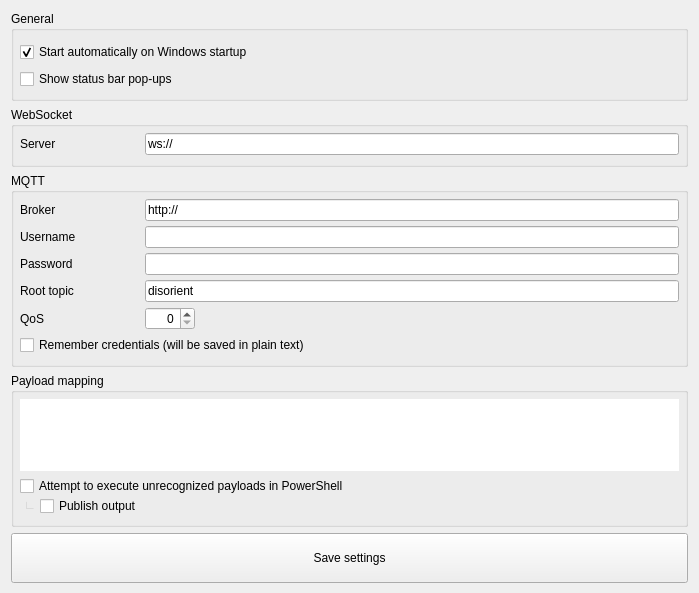
      <widget class="QWidget" name="tab_6">
       <attribute name="icon">
        <iconset resource="../resources/resources.qrc">
         <normaloff>:/icons/settings.png</normaloff>:/icons/settings.png</iconset>
       </attribute>
       <attribute name="title">
        <string>Settings</string>
       </attribute>
       <layout class="QGridLayout" name="gridLayout_2">
        <property name="bottomMargin">
         <number>4</number>
        </property>
        <property name="verticalSpacing">
         <number>6</number>
        </property>
        <item row="0" column="0">
         <layout class="QVBoxLayout" name="verticalLayout_3" stretch="0,0,2,2,0">
          <property name="bottomMargin">
           <number>6</number>
          </property>
          <item>
           <widget class="QGroupBox" name="groupBox_3">
            <property name="sizePolicy">
             <sizepolicy hsizetype="Preferred" vsizetype="Fixed">
              <horstretch>0</horstretch>
              <verstretch>0</verstretch>
             </sizepolicy>
            </property>
            <property name="maximumSize">
             <size>
              <width>16777215</width>
              <height>76</height>
             </size>
            </property>
            <property name="title">
             <string>General</string>
            </property>
            <layout class="QVBoxLayout" name="verticalLayout_4">
             <property name="spacing">
              <number>2</number>
             </property>
             <property name="sizeConstraint">
              <enum>QLayout::SetMaximumSize</enum>
             </property>
             <property name="leftMargin">
              <number>6</number>
             </property>
             <property name="topMargin">
              <number>6</number>
             </property>
             <property name="rightMargin">
              <number>6</number>
             </property>
             <property name="bottomMargin">
              <number>9</number>
             </property>
             <item>
              <widget class="QCheckBox" name="checkBoxAutostart">
               <property name="sizePolicy">
                <sizepolicy hsizetype="MinimumExpanding" vsizetype="Fixed">
                 <horstretch>0</horstretch>
                 <verstretch>0</verstretch>
                </sizepolicy>
               </property>
               <property name="minimumSize">
                <size>
                 <width>0</width>
                 <height>30</height>
                </size>
               </property>
               <property name="styleSheet">
                <string notr="true"/>
               </property>
               <property name="text">
                <string>Start automatically on Windows startup</string>
               </property>
               <property name="checked">
                <bool>true</bool>
               </property>
              </widget>
             </item>
             <item>
              <widget class="QCheckBox" name="checkBoxAllowPopups">
               <property name="text">
                <string>Show status bar pop-ups</string>
               </property>
              </widget>
             </item>
            </layout>
           </widget>
          </item>
          <item>
           <widget class="QGroupBox" name="groupBox">
            <property name="sizePolicy">
             <sizepolicy hsizetype="Preferred" vsizetype="Fixed">
              <horstretch>0</horstretch>
              <verstretch>0</verstretch>
             </sizepolicy>
            </property>
            <property name="maximumSize">
             <size>
              <width>16777215</width>
              <height>48</height>
             </size>
            </property>
            <property name="title">
             <string>WebSocket</string>
            </property>
            <layout class="QVBoxLayout" name="verticalLayout_7">
             <property name="spacing">
              <number>2</number>
             </property>
             <property name="sizeConstraint">
              <enum>QLayout::SetMaximumSize</enum>
             </property>
             <property name="leftMargin">
              <number>6</number>
             </property>
             <property name="topMargin">
              <number>6</number>
             </property>
             <property name="rightMargin">
              <number>6</number>
             </property>
             <item>
              <layout class="QHBoxLayout" name="horizontalLayout_4" stretch="1,3">
               <property name="spacing">
                <number>5</number>
               </property>
               <property name="bottomMargin">
                <number>0</number>
               </property>
               <item>
                <widget class="QLabel" name="label_8">
                 <property name="sizePolicy">
                  <sizepolicy hsizetype="Fixed" vsizetype="Fixed">
                   <horstretch>0</horstretch>
                   <verstretch>0</verstretch>
                  </sizepolicy>
                 </property>
                 <property name="minimumSize">
                  <size>
                   <width>120</width>
                   <height>0</height>
                  </size>
                 </property>
                 <property name="maximumSize">
                  <size>
                   <width>120</width>
                   <height>20</height>
                  </size>
                 </property>
                 <property name="text">
                  <string>Server</string>
                 </property>
                </widget>
               </item>
               <item>
                <widget class="QLineEdit" name="lineEditWebSocketAddr">
                 <property name="text">
                  <string>ws://</string>
                 </property>
                </widget>
               </item>
              </layout>
             </item>
            </layout>
           </widget>
          </item>
          <item>
           <widget class="QGroupBox" name="groupBox_2">
            <property name="sizePolicy">
             <sizepolicy hsizetype="Preferred" vsizetype="Minimum">
              <horstretch>0</horstretch>
              <verstretch>0</verstretch>
             </sizepolicy>
            </property>
            <property name="maximumSize">
             <size>
              <width>16777215</width>
              <height>100</height>
             </size>
            </property>
            <property name="title">
             <string>MQTT</string>
            </property>
            <layout class="QVBoxLayout" name="verticalLayout_8" stretch="1,1,1,1,1,0">
             <property name="spacing">
              <number>5</number>
             </property>
             <property name="sizeConstraint">
              <enum>QLayout::SetMinAndMaxSize</enum>
             </property>
             <property name="leftMargin">
              <number>6</number>
             </property>
             <property name="topMargin">
              <number>6</number>
             </property>
             <property name="rightMargin">
              <number>6</number>
             </property>
             <property name="bottomMargin">
              <number>9</number>
             </property>
             <item>
              <layout class="QHBoxLayout" name="horizontalLayout" stretch="1,3">
               <property name="spacing">
                <number>5</number>
               </property>
               <property name="bottomMargin">
                <number>0</number>
               </property>
               <item>
                <widget class="QLabel" name="label">
                 <property name="minimumSize">
                  <size>
                   <width>120</width>
                   <height>0</height>
                  </size>
                 </property>
                 <property name="maximumSize">
                  <size>
                   <width>120</width>
                   <height>16777215</height>
                  </size>
                 </property>
                 <property name="text">
                  <string>Broker</string>
                 </property>
                </widget>
               </item>
               <item>
                <widget class="QLineEdit" name="lineEditMqttBroker">
                 <property name="text">
                  <string>http://</string>
                 </property>
                </widget>
               </item>
              </layout>
             </item>
             <item>
              <layout class="QHBoxLayout" name="horizontalLayout_12" stretch="1,3">
               <property name="spacing">
                <number>5</number>
               </property>
               <property name="leftMargin">
                <number>0</number>
               </property>
               <property name="topMargin">
                <number>0</number>
               </property>
               <property name="rightMargin">
                <number>0</number>
               </property>
               <property name="bottomMargin">
                <number>0</number>
               </property>
               <item>
                <widget class="QLabel" name="label_7">
                 <property name="sizePolicy">
                  <sizepolicy hsizetype="Fixed" vsizetype="Preferred">
                   <horstretch>0</horstretch>
                   <verstretch>0</verstretch>
                  </sizepolicy>
                 </property>
                 <property name="minimumSize">
                  <size>
                   <width>120</width>
                   <height>0</height>
                  </size>
                 </property>
                 <property name="maximumSize">
                  <size>
                   <width>120</width>
                   <height>16777215</height>
                  </size>
                 </property>
                 <property name="text">
                  <string>Username</string>
                 </property>
                </widget>
               </item>
               <item>
                <widget class="QLineEdit" name="lineEditMqttUsername">
                 <property name="maximumSize">
                  <size>
                   <width>2000</width>
                   <height>16777215</height>
                  </size>
                 </property>
                </widget>
               </item>
              </layout>
             </item>
             <item>
              <layout class="QHBoxLayout" name="horizontalLayout_10" stretch="1,3">
               <property name="spacing">
                <number>5</number>
               </property>
               <property name="leftMargin">
                <number>0</number>
               </property>
               <property name="topMargin">
                <number>0</number>
               </property>
               <property name="rightMargin">
                <number>0</number>
               </property>
               <property name="bottomMargin">
                <number>0</number>
               </property>
               <item>
                <widget class="QLabel" name="label_6">
                 <property name="sizePolicy">
                  <sizepolicy hsizetype="Fixed" vsizetype="Preferred">
                   <horstretch>0</horstretch>
                   <verstretch>0</verstretch>
                  </sizepolicy>
                 </property>
                 <property name="minimumSize">
                  <size>
                   <width>120</width>
                   <height>0</height>
                  </size>
                 </property>
                 <property name="maximumSize">
                  <size>
                   <width>120</width>
                   <height>16777215</height>
                  </size>
                 </property>
                 <property name="text">
                  <string>Password</string>
                 </property>
                </widget>
               </item>
               <item>
                <widget class="QLineEdit" name="lineEditMqttPassword">
                 <property name="maximumSize">
                  <size>
                   <width>2000</width>
                   <height>16777215</height>
                  </size>
                 </property>
                 <property name="echoMode">
                  <enum>QLineEdit::PasswordEchoOnEdit</enum>
                 </property>
                </widget>
               </item>
              </layout>
             </item>
             <item>
              <layout class="QHBoxLayout" name="horizontalLayout_8" stretch="1,3">
               <property name="spacing">
                <number>5</number>
               </property>
               <item>
                <widget class="QLabel" name="label_5">
                 <property name="sizePolicy">
                  <sizepolicy hsizetype="Fixed" vsizetype="Preferred">
                   <horstretch>0</horstretch>
                   <verstretch>0</verstretch>
                  </sizepolicy>
                 </property>
                 <property name="minimumSize">
                  <size>
                   <width>120</width>
                   <height>0</height>
                  </size>
                 </property>
                 <property name="maximumSize">
                  <size>
                   <width>120</width>
                   <height>16777215</height>
                  </size>
                 </property>
                 <property name="text">
                  <string>Root topic</string>
                 </property>
                </widget>
               </item>
               <item>
                <widget class="QLineEdit" name="lineEditMqttTopic">
                 <property name="maximumSize">
                  <size>
                   <width>2000</width>
                   <height>16777215</height>
                  </size>
                 </property>
                 <property name="text">
                  <string>disorient</string>
                 </property>
                </widget>
               </item>
              </layout>
             </item>
             <item>
              <layout class="QHBoxLayout" name="horizontalLayout_7" stretch="1,1,2">
               <property name="spacing">
                <number>5</number>
               </property>
               <item>
                <widget class="QLabel" name="label_4">
                 <property name="sizePolicy">
                  <sizepolicy hsizetype="Fixed" vsizetype="Preferred">
                   <horstretch>0</horstretch>
                   <verstretch>0</verstretch>
                  </sizepolicy>
                 </property>
                 <property name="minimumSize">
                  <size>
                   <width>120</width>
                   <height>0</height>
                  </size>
                 </property>
                 <property name="maximumSize">
                  <size>
                   <width>120</width>
                   <height>16777215</height>
                  </size>
                 </property>
                 <property name="text">
                  <string>QoS</string>
                 </property>
                </widget>
               </item>
               <item>
                <widget class="QSpinBox" name="spinBoxMqttQos">
                 <property name="maximumSize">
                  <size>
                   <width>50</width>
                   <height>16777215</height>
                  </size>
                 </property>
                 <property name="alignment">
                  <set>Qt::AlignRight|Qt::AlignTrailing|Qt::AlignVCenter</set>
                 </property>
                 <property name="maximum">
                  <number>3</number>
                 </property>
                </widget>
               </item>
               <item>
                <spacer name="horizontalSpacer">
                 <property name="orientation">
                  <enum>Qt::Horizontal</enum>
                 </property>
                 <property name="sizeHint" stdset="0">
                  <size>
                   <width>500</width>
                   <height>20</height>
                  </size>
                 </property>
                </spacer>
               </item>
              </layout>
             </item>
             <item>
              <widget class="QCheckBox" name="checkBoxSaveCredentials">
               <property name="text">
                <string>Remember credentials (will be saved in plain text)</string>
               </property>
              </widget>
             </item>
            </layout>
           </widget>
          </item>
          <item>
           <widget class="QGroupBox" name="groupPayloadMap">
            <property name="title">
             <string>Payload mapping</string>
            </property>
            <layout class="QVBoxLayout" name="verticalLayoutPayloadMap" stretch="1">
             <property name="spacing">
              <number>2</number>
             </property>
             <property name="sizeConstraint">
              <enum>QLayout::SetMaximumSize</enum>
             </property>
             <property name="leftMargin">
              <number>6</number>
             </property>
             <property name="topMargin">
              <number>6</number>
             </property>
             <property name="rightMargin">
              <number>6</number>
             </property>
             <property name="bottomMargin">
              <number>8</number>
             </property>
             <item>
              <layout class="QVBoxLayout" name="verticalLayout_6">
               <property name="spacing">
                <number>0</number>
               </property>
               <property name="bottomMargin">
                <number>0</number>
               </property>
               <item>
                <widget class="QTableWidget" name="tableWidget">
                 <property name="frameShape">
                  <enum>QFrame::NoFrame</enum>
                 </property>
                 <property name="frameShadow">
                  <enum>QFrame::Plain</enum>
                 </property>
                 <property name="dragEnabled">
                  <bool>false</bool>
                 </property>
                 <property name="alternatingRowColors">
                  <bool>false</bool>
                 </property>
                 <property name="verticalScrollMode">
                  <enum>QAbstractItemView::ScrollPerItem</enum>
                 </property>
                 <property name="showGrid">
                  <bool>true</bool>
                 </property>
                 <property name="gridStyle">
                  <enum>Qt::SolidLine</enum>
                 </property>
                 <property name="sortingEnabled">
                  <bool>false</bool>
                 </property>
                 <property name="wordWrap">
                  <bool>false</bool>
                 </property>
                 <property name="cornerButtonEnabled">
                  <bool>false</bool>
                 </property>
                 <attribute name="horizontalHeaderCascadingSectionResizes">
                  <bool>false</bool>
                 </attribute>
                 <attribute name="horizontalHeaderHighlightSections">
                  <bool>true</bool>
                 </attribute>
                 <attribute name="horizontalHeaderShowSortIndicator" stdset="0">
                  <bool>false</bool>
                 </attribute>
                 <attribute name="verticalHeaderVisible">
                  <bool>false</bool>
                 </attribute>
                </widget>
               </item>
               <item>
                <spacer name="verticalSpacer_2">
                 <property name="orientation">
                  <enum>Qt::Vertical</enum>
                 </property>
                 <property name="sizeType">
                  <enum>QSizePolicy::Fixed</enum>
                 </property>
                 <property name="sizeHint" stdset="0">
                  <size>
                   <width>20</width>
                   <height>5</height>
                  </size>
                 </property>
                </spacer>
               </item>
               <item>
                <widget class="QCheckBox" name="checkBoxExecPermission">
                 <property name="text">
                  <string>Attempt to execute unrecognized payloads in PowerShell</string>
                 </property>
                </widget>
               </item>
               <item>
                <layout class="QHBoxLayout" name="horizontalLayout_3">
                 <property name="bottomMargin">
                  <number>0</number>
                 </property>
                 <item>
                  <widget class="QLabel" name="label_9">
                   <property name="sizePolicy">
                    <sizepolicy hsizetype="Minimum" vsizetype="Minimum">
                     <horstretch>0</horstretch>
                     <verstretch>0</verstretch>
                    </sizepolicy>
                   </property>
                   <property name="minimumSize">
                    <size>
                     <width>0</width>
                     <height>0</height>
                    </size>
                   </property>
                   <property name="maximumSize">
                    <size>
                     <width>20</width>
                     <height>20</height>
                    </size>
                   </property>
                   <property name="styleSheet">
                    <string notr="true">color: #ccc;
padding: 1px;
margin-bottom: 2px;</string>
                   </property>
                   <property name="text">
                    <string>∟</string>
                   </property>
                  </widget>
                 </item>
                 <item>
                  <widget class="QCheckBox" name="checkBoxPublishOutput">
                   <property name="text">
                    <string>Publish output</string>
                   </property>
                   <property name="checkable">
                    <bool>true</bool>
                   </property>
                  </widget>
                 </item>
                </layout>
               </item>
              </layout>
             </item>
            </layout>
           </widget>
          </item>
          <item>
           <widget class="QPushButton" name="pushButtonSaveSettings">
            <property name="minimumSize">
             <size>
              <width>0</width>
              <height>50</height>
             </size>
            </property>
            <property name="text">
             <string>Save settings</string>
            </property>
            <property name="icon">
             <iconset resource="../resources/resources.qrc">
              <normaloff>:/icons/save.png</normaloff>:/icons/save.png</iconset>
            </property>
           </widget>
          </item>
         </layout>
        </item>
       </layout>
      </widget>
